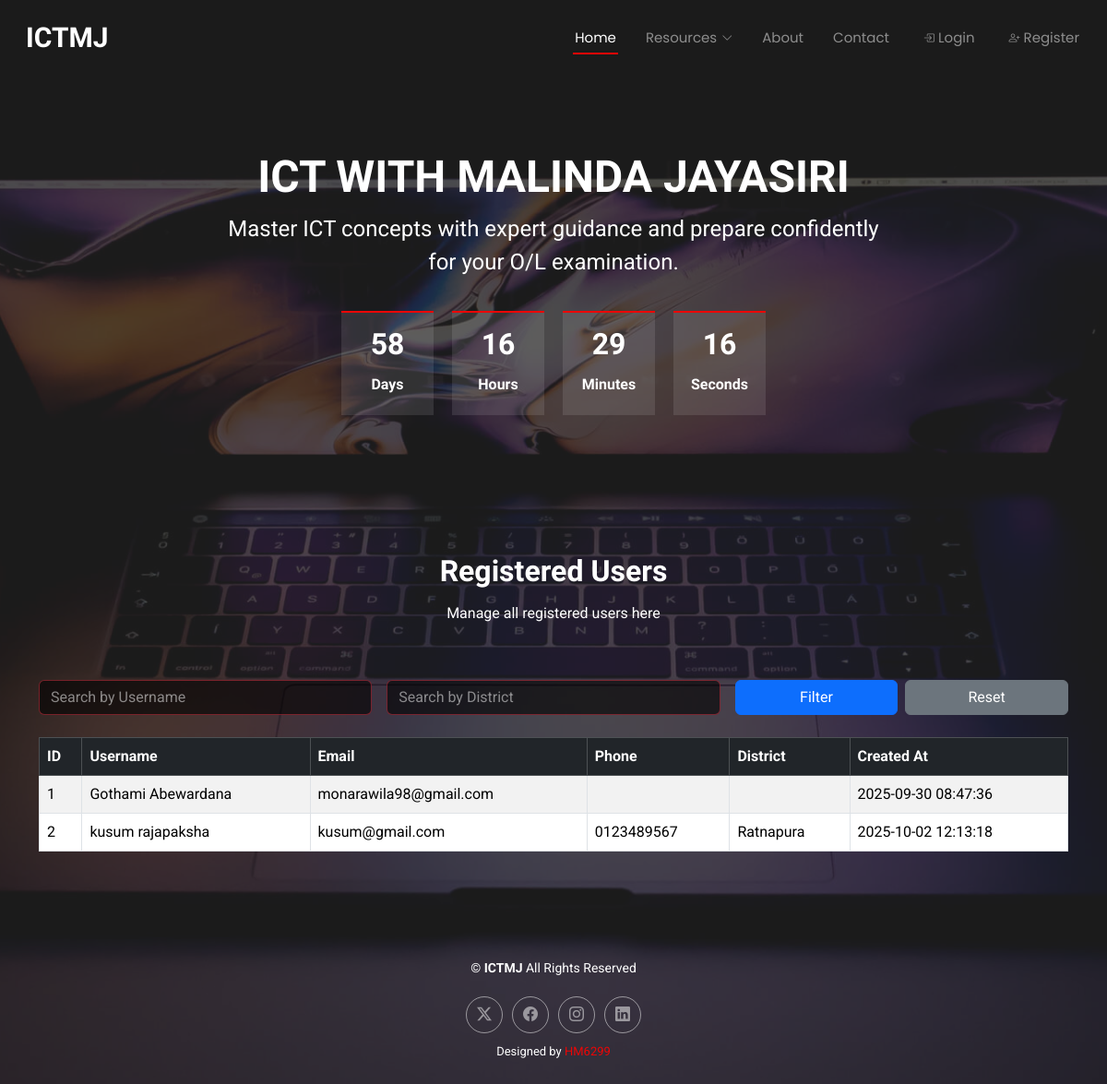
The app's page /admin.php, older data.
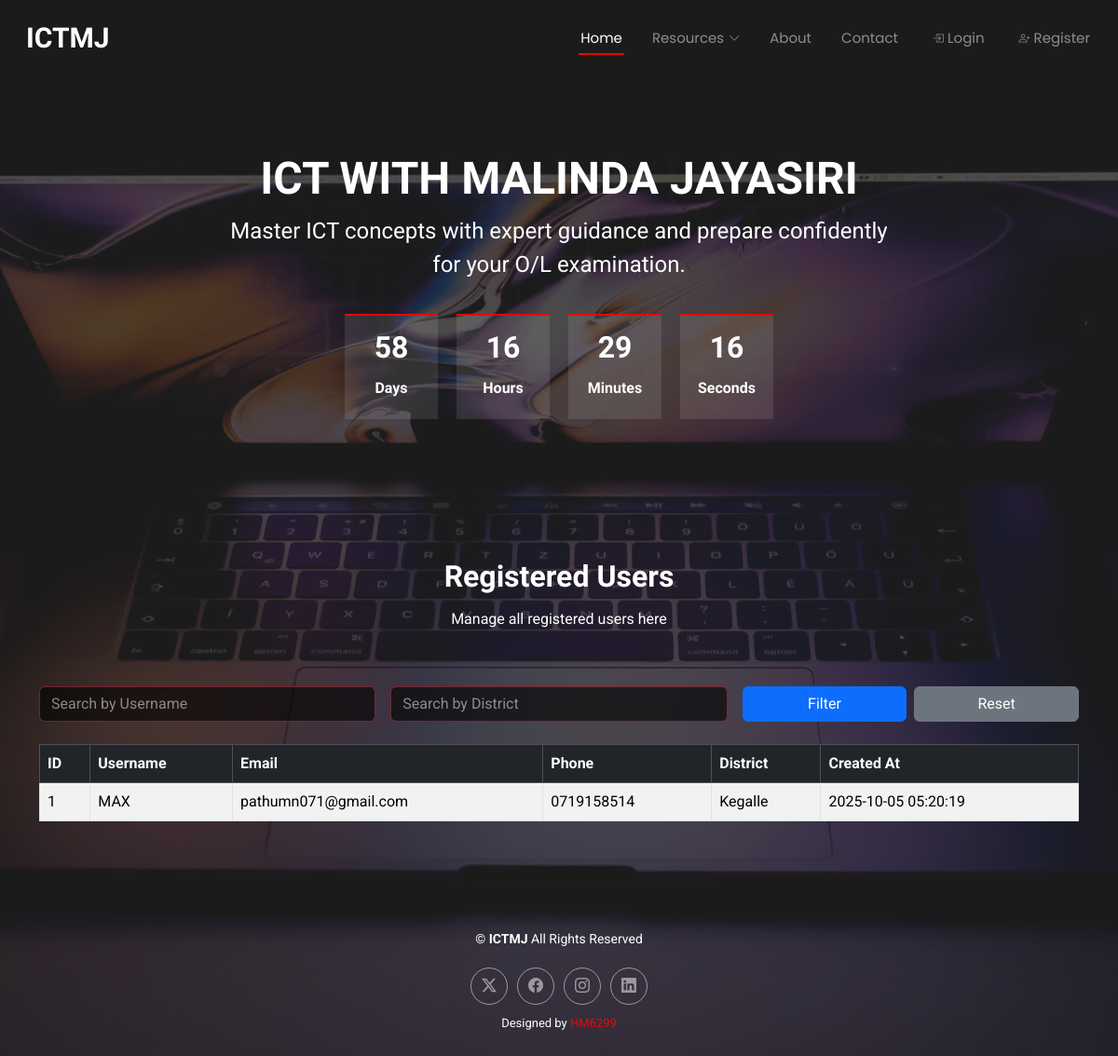
The same page, newer data.
### tables this page shows
CREATE TABLE `users` (
  `id` int(11) NOT NULL,
  `username` varchar(50) NOT NULL,
  `email` varchar(100) NOT NULL,
  `password` varchar(255) NOT NULL,
  `created_at` timestamp NULL DEFAULT current_timestamp(),
  `phone` varchar(15) NOT NULL,
  `district` varchar(50) NOT NULL
);

### admin.php (the view, shortened to what this page needs)
<?php include 'header.php'; ?>
<?php
include 'forms/config.php';
?>
<main class="main">
  <section id="hero" class="hero section transparent-background">
    <div class="container text-center" data-aos="fade-up" data-aos-delay="100">
      <div class="row justify-content-center">
        <div class="col-lg-8">
          <h2>ICT WITH MALINDA JAYASIRI</h2>
          <p>Master ICT concepts with expert guidance and prepare confidently for your O/L examination.</p>
        </div>
        <div class="countdown d-flex justify-content-center" data-count="2025/12/03">
          <div><h3 class="count-days">0</h3><h4>Days</h4></div>
          <div><h3 class="count-hours">0</h3><h4>Hours</h4></div>
          <div><h3 class="count-minutes">0</h3><h4>Minutes</h4></div>
          <div><h3 class="count-seconds">0</h3><h4>Seconds</h4></div>
        </div>
      </div>
    </div>
  </section>
  <section id="users" class="section transparent-background">
    <div class="container" data-aos="fade-up" data-aos-delay="100">
      <div class="section-title">
        <h2>Registered Users</h2>
        <p>Manage all registered users here</p>
      </div>
      <form method="GET" class="mb-4">
        <div class="row g-3">
          <div class="col-md-4">
            <input
              type="text"
              name="username"
              class="form-control"
              placeholder="Search by Username"
              value="<?php echo htmlspecialchars($_GET['username'] ?? '', ENT_QUOTES); ?>">
          </div>
          <div class="col-md-4">
            <input
              type="text"
              name="district"
              class="form-control"
              placeholder="Search by District"
              value="<?php echo htmlspecialchars($_GET['district'] ?? '', ENT_QUOTES); ?>">
          </div>
          <div class="col-md-4 d-flex gap-2">
            <button type="submit" class="btn btn-primary w-100">Filter</button>
            <a href="admin.php" class="btn btn-secondary w-100">Reset</a>
          </div>
        </div>
      </form>
      <div class="table-responsive ">
        <table class="table table-bordered table-striped transparent-background">
          <thead class="table-dark transparent-background">
            <tr>
              <th>ID</th>
              <th>Username</th>
              <th>Email</th>
              <th>Phone</th>
              <th>District</th>
                            <th>Created At</th>
            </tr>
          </thead>
          <tbody>
<?php
$sql = "SELECT id, username, email, password, created_at, phone, district FROM users WHERE 1=1";
$params = [];
try {
    $stmt = $pdo->prepare($sql);
    $stmt->execute($params);
    $users = $stmt->fetchAll(PDO::FETCH_ASSOC);
    if (count($users) > 0) {
        foreach ($users as $row) {
            echo "<tr>";
            echo "<td>{$row['id']}</td>";
            echo "<td>{$row['username']}</td>";
            echo "<td>{$row['email']}</td>";
            echo "<td>{$row['phone']}</td>";
            echo "<td>{$row['district']}</td>";
                        echo "<td>{$row['created_at']}</td>";
            echo "</tr>";
        }
    } else {
        echo "<tr><td colspan='7' class='text-center'>No users found.</td></tr>";
    }
} catch (PDOException $e) {
    echo "<tr><td colspan='7' class='text-danger'>Query error: " . htmlspecialchars($e->getMessage()) . "</td></tr>";
}
?>
          </tbody>
        </table>
      </div>
    </div>
  </section>
</main>
<?php include 'footer.php'; ?>

### header.php (shortened to what this page needs)
<!DOCTYPE html>
<html lang="en">
  <head>
    <link href="assets/vendor/bootstrap/css/bootstrap.min.css" rel="stylesheet" />
    <link href="assets/vendor/bootstrap-icons/bootstrap-icons.css" rel="stylesheet" />
    <link href="assets/vendor/aos/aos.css" rel="stylesheet" />
    <link href="assets/css/main.css" rel="stylesheet" />
  </head>
  <body class="index-page">
    <header id="header" class="header d-flex align-items-center px-3 sticky-top">
      <div class="container-fluid position-relative d-flex align-items-center justify-content-between">
        <a href="index.php" class="logo d-flex align-items-center">
          <h1 class="sitename">ICTMJ</h1>
        </a>
        <nav id="navmenu" class="navmenu">
<ul>
  <li><a href="index.php" class="active">Home</a></li>
  <li class="dropdown">
    <a href="#"><span>Resources</span> <i class="bi bi-chevron-down toggle-dropdown"></i></a>
  </li>
  <li><a href="index.php#about">About</a></li>
  <li><a href="index.php#contact">Contact</a></li>
  <?php if (isset($_SESSION['user_id'])): ?>
    <li><a href="profile.php"><i class="bi bi-person-circle me-1"></i>Profile</a></li>
<li><a href="forms/logout.php"><i class="bi bi-box-arrow-right me-1"></i>Logout</a></li>
    <?php if ($_SESSION['user_id'] === 0): ?>
      <li><a href="settings.php"><i class="bi bi-gear-fill me-1"></i>Settings</a></li>
    <?php endif; ?>
  <?php else: ?>
    <li><a href="forms/login.php"><i class="bi bi-box-arrow-in-right me-1"></i>Login</a></li>
    <li><a href="forms/register.php"><i class="bi bi-person-plus me-1"></i>Register</a></li>
  <?php endif; ?>
</ul>
        </nav>
      </div>
    </header>

### footer.php (shortened to what this page needs)
    <footer id="footer" class="footer transparent-background">
      <div class="container text-center">
        <p>© <strong>ICTMJ</strong> All Rights Reserved</p>
        <div class="social-links d-flex justify-content-center">
          <a href="#"><i class="bi bi-twitter-x"></i></a>
          <a href="#"><i class="bi bi-facebook"></i></a>
          <a href="#"><i class="bi bi-instagram"></i></a>
          <a href="#"><i class="bi bi-linkedin"></i></a>
        </div>
        <div class="credits">
          Designed by <a href="https://bootstrapmade.com/">HM6299</a>
        </div>
      </div>
    </footer>
  </body>
</html>

Row changes from the older to the newer data that the page shows:
removed users: id "2", username "kusum rajapaksha", email "kusum@gmail.com", phone "0123489567", district "Ratnapura", created_at "2025-10-02 12:13:18"
changed users id 1: username "Gothami Abewardana" → "MAX"; email "monarawila98@gmail.com" → "pathumn071@gmail.com"; phone (not shown) → "0719158514"; district (not shown) → "Kegalle"; created_at "2025-09-30 08:47:36" → "2025-10-05 05:20:19"
